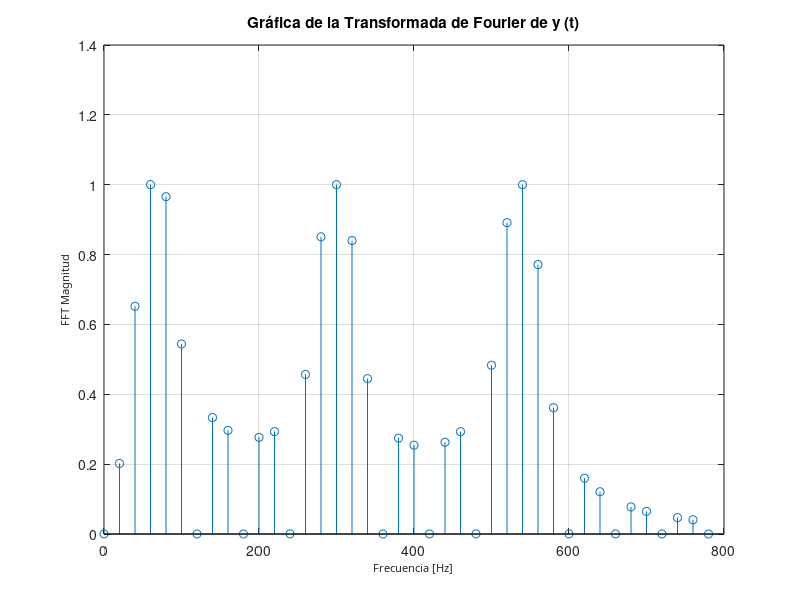
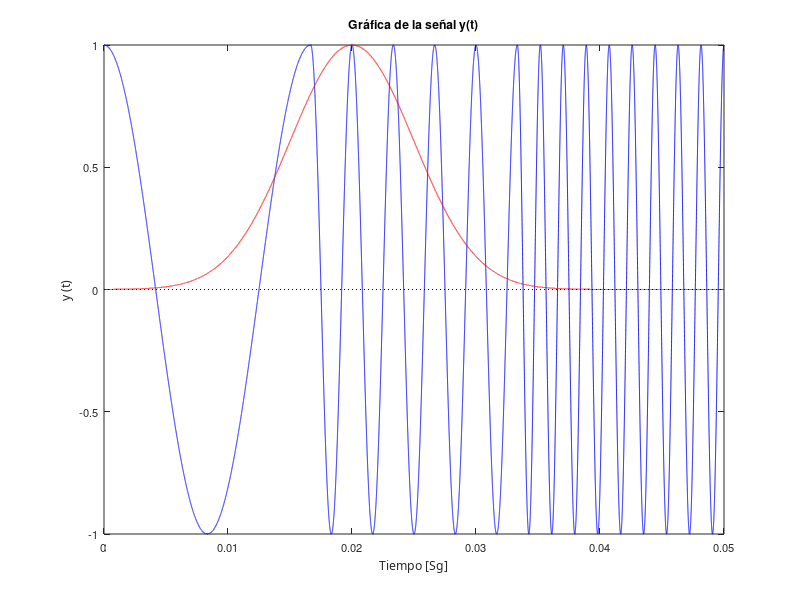

Write MATLAB code to recreate these figures, in order. (Note: this script raises an error after producing the figures.)

function windowed_no_est_gauss_fft

close all
paso = 0.000001;
t = 0:paso:(2*pi)/377;
ll = length(t);
factorr = ll/2;

% inicaliza valores
wo = 377;
y = []; 

for ii=1:4:9
    y = [y cos(ii*wo*t)];
end

% calculo de la fft de la señal sin ventaneo
tt = length(y); 
factorrr = tt/2;
delta = (1/paso) / (2*factorrr);
tiempo = (0:1:tt-1)*paso; % eje de tiempo 
ftt = fft(y);
n = 0:tt-1;
nn = n*round(delta); % vector de frecuencias 


figure('color', [202 225 249]/255, 'menubar', 'none', 'numbertitle', 'off');
stem(nn(1:40), abs(ftt (1:40)) /factorr);
grid;
xlabel('Frecuencia [Hz]', 'fontname', 'verdana', 'fontsize', 8);
ylabel('FFT Magnitud', 'fontname', 'verdana', 'fontsize', 8);
title('Gráfica de la Transformada de Fourier de y (t)');

% se define una ventana de gauss
x = 0:1:length(y) - 1;
miu = 20000;
sigma = 5000; 
muestras = length(y);
windowgauss = (1)*exp(-0.5*(((x - miu) / sigma).^2)); %construcción Gaussiana 

figure('color', [202 225 249]/255, 'menubar', 'none', 'numbertitle', 'off');
plot(tiempo, y, 'b', tiempo, windowgauss, 'r');
xlabel('Tiempo [Sg]', 'fontname', 'verdana', 'fontsize', 8);
ylabel('y (t)', 'fontname', 'verdana', 'fontsize', 8);
title('Gráfica de la señal y(t)');
gg = gca;
set(gg, 'fontsize', 8);
line([tiempo(1) tiempo(length(tiempo))], [0 0], 'color', [0 0 0], 'linestyle',':');

% se obtiene la señal ventaneada
ymodf = windowgauss.*y; % señal ventaneada 
figure('color', [202 225 249]/255, 'menubar', 'none', 'numbertitle', 'ofg');
plot(tiempo, ymodf);
xlabel('Tiempo[Sg]', 'fontname', 'verdana', 'fontsize', 8);
ylabel('y (t)', 'fontname', 'verdana', 'fontsize', 8);
title ('Gráfica de la señal y(t) ventaneada (Windowed)') 
gg = gca;
set(gg, 'fontsize', 8);
line([tiempo(1) tiempo(length(tiempo))], [0 0], 'color', [0 0 0], 'linestyle',':');

ymodffft = fft (ymodf); %FFT de señal ventaneada
fiqure('color', [202 225 249]/255, 'menubar', 'none', 'numbertitle', 'off'); 
stem (nn(1:40), abs(ymodffft(1:40)) / factorr);
grid;
xlabel('Frecuencia [Hz]', 'fontname', 'verdana', 'fontsize', 8);
ylabel ('FFT Magnitud', 'fontname', 'verdana', 'fontsize', 8);
title('Gráfica de la Transformada de Fourier de y(t) ventaneada (Windowed)')

